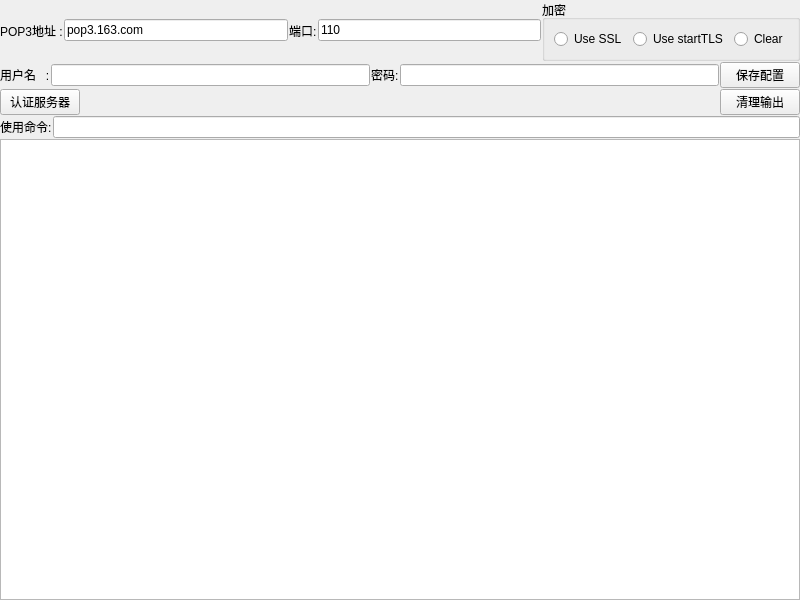
<?xml version="1.0" encoding="UTF-8"?>
<ui version="4.0">
 <class>MainWindow</class>
 <widget class="QMainWindow" name="MainWindow">
  <property name="geometry">
   <rect>
    <x>0</x>
    <y>0</y>
    <width>800</width>
    <height>600</height>
   </rect>
  </property>
  <property name="windowTitle">
   <string>邮件客户端</string>
  </property>
  <widget class="QWidget" name="centralwidget">
   <layout class="QVBoxLayout" name="verticalLayout">
    <property name="spacing">
     <number>1</number>
    </property>
    <property name="leftMargin">
     <number>0</number>
    </property>
    <property name="topMargin">
     <number>0</number>
    </property>
    <property name="rightMargin">
     <number>0</number>
    </property>
    <property name="bottomMargin">
     <number>0</number>
    </property>
    <item>
     <layout class="QHBoxLayout" name="horizontalLayout_5">
      <item>
       <widget class="QLabel" name="hostnameLabel">
        <property name="text">
         <string>POP3地址 :</string>
        </property>
        <property name="buddy">
         <cstring>hostnameLineEdit</cstring>
        </property>
       </widget>
      </item>
      <item>
       <widget class="QLineEdit" name="hostnameLineEdit">
        <property name="text">
         <string>pop3.163.com</string>
        </property>
       </widget>
      </item>
      <item>
       <widget class="QLabel" name="portLabel">
        <property name="text">
         <string>端口:</string>
        </property>
        <property name="buddy">
         <cstring>portLineEdit</cstring>
        </property>
       </widget>
      </item>
      <item>
       <widget class="QLineEdit" name="portLineEdit">
        <property name="text">
         <string>110</string>
        </property>
       </widget>
      </item>
      <item>
       <widget class="QGroupBox" name="groupBox">
        <property name="title">
         <string>加密</string>
        </property>
        <layout class="QHBoxLayout" name="horizontalLayout_2">
         <item>
          <widget class="QRadioButton" name="sslRadioButton">
           <property name="text">
            <string>Use SSL</string>
           </property>
          </widget>
         </item>
         <item>
          <widget class="QRadioButton" name="startTLSRadioButton">
           <property name="text">
            <string>Use startTLS</string>
           </property>
          </widget>
         </item>
         <item>
          <widget class="QRadioButton" name="clearRadioButton">
           <property name="text">
            <string>Clear</string>
           </property>
          </widget>
         </item>
        </layout>
       </widget>
      </item>
     </layout>
    </item>
    <item>
     <layout class="QHBoxLayout" name="horizontalLayout_3">
      <item>
       <widget class="QLabel" name="usernameLabel">
        <property name="text">
         <string>用户名   :</string>
        </property>
        <property name="buddy">
         <cstring>usernameLineEdit</cstring>
        </property>
       </widget>
      </item>
      <item>
       <widget class="QLineEdit" name="usernameLineEdit">
        <property name="sizePolicy">
         <sizepolicy hsizetype="Expanding" vsizetype="Fixed">
          <horstretch>0</horstretch>
          <verstretch>0</verstretch>
         </sizepolicy>
        </property>
        <property name="minimumSize">
         <size>
          <width>230</width>
          <height>0</height>
         </size>
        </property>
       </widget>
      </item>
      <item>
       <widget class="QLabel" name="passwordLabel">
        <property name="text">
         <string>密码:</string>
        </property>
        <property name="buddy">
         <cstring>passwordLineEdit</cstring>
        </property>
       </widget>
      </item>
      <item>
       <widget class="QLineEdit" name="passwordLineEdit">
        <property name="echoMode">
         <enum>QLineEdit::Password</enum>
        </property>
       </widget>
      </item>
      <item>
       <widget class="QPushButton" name="settingsPushButton">
        <property name="text">
         <string>保存配置</string>
        </property>
       </widget>
      </item>
     </layout>
    </item>
    <item>
     <layout class="QHBoxLayout" name="horizontalLayout_4">
      <item>
       <widget class="QPushButton" name="connectPushButton">
        <property name="text">
         <string>认证服务器</string>
        </property>
       </widget>
      </item>
      <item>
       <spacer name="horizontalSpacer">
        <property name="orientation">
         <enum>Qt::Horizontal</enum>
        </property>
        <property name="sizeHint" stdset="0">
         <size>
          <width>40</width>
          <height>20</height>
         </size>
        </property>
       </spacer>
      </item>
      <item>
       <widget class="QPushButton" name="pushButton">
        <property name="text">
         <string>清理输出</string>
        </property>
       </widget>
      </item>
     </layout>
    </item>
    <item>
     <layout class="QHBoxLayout" name="horizontalLayout">
      <item>
       <widget class="QLabel" name="label">
        <property name="text">
         <string>使用命令:</string>
        </property>
        <property name="buddy">
         <cstring>lineEdit</cstring>
        </property>
       </widget>
      </item>
      <item>
       <widget class="QLineEdit" name="lineEdit"/>
      </item>
     </layout>
    </item>
    <item>
     <widget class="QPlainTextEdit" name="plainTextEdit">
      <property name="readOnly">
       <bool>true</bool>
      </property>
     </widget>
    </item>
   </layout>
  </widget>
 </widget>
 <tabstops>
  <tabstop>hostnameLineEdit</tabstop>
  <tabstop>portLineEdit</tabstop>
  <tabstop>sslRadioButton</tabstop>
  <tabstop>usernameLineEdit</tabstop>
  <tabstop>passwordLineEdit</tabstop>
  <tabstop>settingsPushButton</tabstop>
  <tabstop>connectPushButton</tabstop>
  <tabstop>lineEdit</tabstop>
  <tabstop>plainTextEdit</tabstop>
 </tabstops>
 <resources/>
 <connections/>
</ui>
